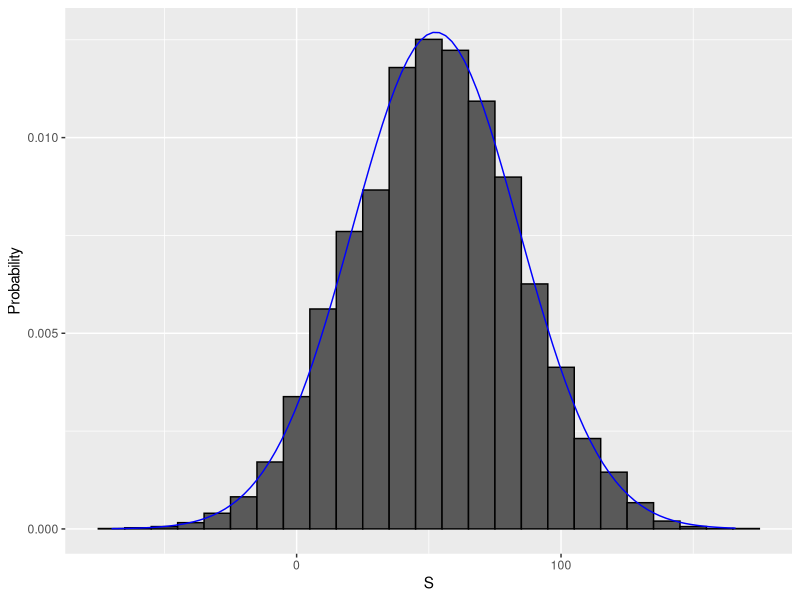

Reproduce this figure in R.
# Probability Section 3

# Code: Modeling a random variable
# define random variable x to be 1 if blue, 0 otherwise
beads <- rep(c("red", "blue"), times = c(2, 3))
x <- ifelse(sample(beads, 1) == "blue", 1, 0)

# demonstrate that the random variable is different every time
ifelse(sample(beads, 1) == "blue", 1, 0)
ifelse(sample(beads, 1) == "blue", 1, 0)
ifelse(sample(beads, 1) == "blue", 1, 0)

# Monte Carlo simulation: Chance of casino losing money on roulette
# sampling model 1: define urn, then sample
color <- rep(c("Black", "Red", "Green"), c(18, 18, 2)) # define the urn for the sampling model
n <- 1000
X <- sample(ifelse(color == "Red", -1, 1), n, replace = TRUE)
X[1:10]

# sampling model 2: define urn inside sample function by noting probabilities
x <- sample(c(-1, 1), n, replace = TRUE, prob = c(9/19, 10/19))    # 1000 independent draws
S <- sum(x)    # total winnings = sum of draws

# We use the sampling model to run a Monte Carlo simulation and use the results to estimate the probability of the casino losing money.
n <- 1000    # number of roulette players
B <- 10000    # number of Monte Carlo experiments
S <- replicate(B, {
    X <- sample(c(-1,1), n, replace = TRUE, prob = c(9/19, 10/19))    # simulate 1000 spins
    sum(X)    # determine total profit
})
mean(S < 0)    # probability of the casino losing money

# We can plot a histogram of the observed values of S as well as the normal density curve based on the mean and standard deviation of S.
library(tidyverse)
s <- seq(min(S), max(S), length = 100)    # sequence of 100 values across range of S
normal_density <- data.frame(s = s, f = dnorm(s, mean(S), sd(S))) # generate normal density for S
data.frame (S = S) %>%    # make data frame of S for histogram
    ggplot(aes(S, ..density..)) +
    geom_histogram(color = "black", binwidth = 10) +
    ylab("Probability") +
    geom_line(data = normal_density, mapping = aes(s, f), color = "blue")